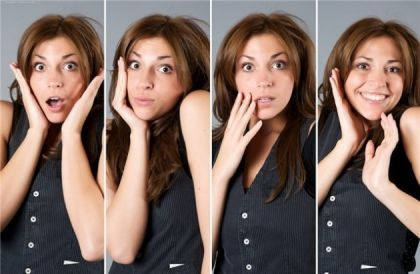
#> input picture img_1.png, 420 x 274 px
$ python jpgparse.py
#> lines starting #> are read from the running program, lines starting #| are printed output that depends on the picture; after the words box and inside, x2 and y2 are one past the last pixel; in counts of white or black regions, pixels touching at a corner belong together
import cv2
import numpy as np
from pprint import pprint

img1 = cv2.imread('img_1.png')
#> img1 is the input picture: shape (274, 420, 3); mean B, G, R 96.2, 104, 124.4
# [5 lines of commented-out code are left out]
img = cv2.cvtColor(img1, cv2.COLOR_BGR2GRAY)
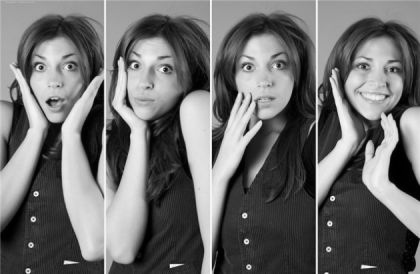
#> img: shape (274, 420); min 0, max 255, mean 109.2
faces = cv2.CascadeClassifier('face.xml')  # вытягиваем натренированную модель для обучения из xml
result = faces.detectMultiScale(img, scaleFactor=3, minNeighbors=4)
#> result = [[19, 41, 72, 72], [114, 42, 72, 72], [227, 40, 72, 72], [340, 41, 72, 72]]
for (x, y, w, h) in result:
    cv2.rectangle(img1, (x, y), (x + w, y + h), (0, 255, 0), 2)
#> this loop made 4 passes
#> (x, y) on passes 1 to 4: (19, 41), (114, 42), (227, 40), (340, 41)
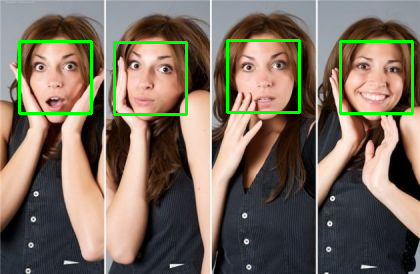
#> img1: shape (274, 420, 3); 2.99% of pixels changed, all inside (x1, y1, x2, y2) = (18, 39, 414, 116)
# [22 lines of commented-out code are left out]
cv2.imshow(f'Result', img1)
cv2.waitKey(0)
